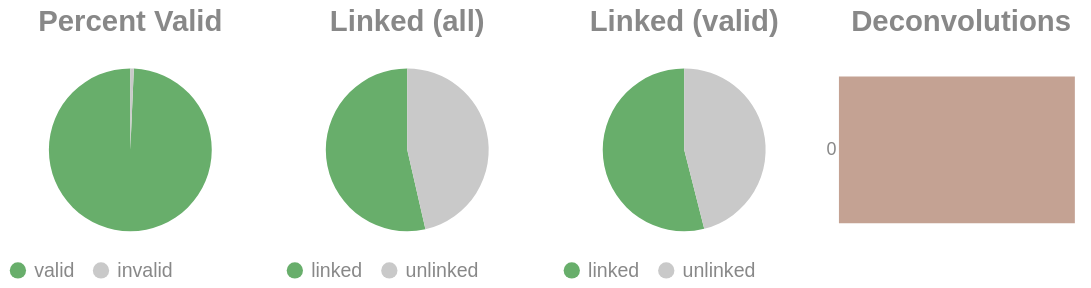

Notebook code for this chart:
### Code cell
if SKIPLR:
    pass
else:
    clash = Counter()
    for i in valids['molecule'].to_list():
        _mol = i.split("-")
        if len(_mol) == 1:
            clash.update('0')
        else:
            clash.update(_mol[-1])

    _d = {"deconvolutions": [], 'count': []}
    for k,v in clash.items():
        _d['deconvolutions'].append(k)
        _d['count'].append(v)

    tot_valid = valids['reads'].sum()
    mask = valids['reads'] >= 2
    n_linked_reads = valids.filter(mask)['reads'].sum()
    if n_linked_reads == 0:
        print_html("No linked molecules (>=2 reads) were detected; skipping linked-only distributions.")
        SKIPLR = True
    else:
        perc_valid = round(tot_valid / n_reads, 4)
        linked_perc_abs = round(n_linked_reads / n_reads, 4)
        linked_perc = round(n_linked_reads / tot_valid, 4)

    _valid = pl.DataFrame({"valids": ['valid', 'invalid'], "count": [tot_valid, n_reads - tot_valid]})
    _linked_abs = pl.DataFrame({"linked (absolute)": ['linked', 'unlinked'], "count": [n_linked_reads, n_reads - n_linked_reads]})
    _linked_rel = pl.DataFrame({"linked (valids)": ['linked', 'unlinked'], "count": [n_linked_reads, tot_valid - n_linked_reads]})

    (
        alt.hconcat(
            piechart(_valid, goodval = 'valid', title = "Percent Valid"),
            piechart(_linked_abs, goodval = "linked", title =  "Linked (all)"),
            piechart(_linked_rel, goodval = "linked", title =  "Linked (valid)"),
            convolutionbar(pl.DataFrame(_d), title = "Deconvolutions"),
            center = True,
            bounds = 'flush'
        )
        .resolve_scale(color='independent')
        .resolve_legend('independent')
        .properties(usermeta={'embedOptions': {"actions": False}})
    ).display()

### Figure 1 — Vega-Lite specification as saved in the notebook (floating-point values rounded to 4 significant figures)
{"width": "container", "height": 400, "config": {"title": {"anchor": "start", "dy": -15, "fontSize": 18, "color": "#888888", "subtitleColor": "#888888", "subtitleFontSize": 14}, "arc": {"fill": "#0072B2"}, "axis": {"domainColor": "#888888", "domainWidth": 0.5, "gridWidth": 0.2, "grid": false, "titleFontWeight": 400, "titleFontSize": 15, "labelFontSize": 11, "labelColor": "#888888", "tickColor": "#888888", "tickWidth": 0.2, "titleColor": "#888888"}, "axisBand": {"grid": false}, "axisX": {"grid": true, "tickSize": 10, "domainCap": "round"}, "axisY": {"domain": false, "grid": true, "tickSize": 0, "domainCap": "round"}, "background": "transparent", "header": {"labelFontSize": 15, "labelColor": "#888888", "titleFontSize": 15, "titleFontWeight": 600, "titleColor": "#888888"}, "legend": {"labelFont": "sans-serif", "labelFontSize": 12, "labelColor": "#888888", "symbolSize": 100, "symbolType": "circle", "titleFontSize": 12, "titlePadding": 10, "titleColor": "#888888", "title": null}, "range": {"category": ["#E69F00", "#56B4E9", "#009E73", "#F0E442", "#0072B2", "#D55E00", "#CC79A7", "#000000"], "diverging": ["#cfe8f3", "#a2d4ec", "#73bfe2", "#46abdb", "#1696d2", "#12719e"]}, "area": {"fill": "#0072B2", "fillOpacity": 0.7, "line": true, "strokeOpacity": 0.7}, "line": {"color": "#0072B2", "stroke": "#0072B2", "strokeWidth": 2}, "trail": {"color": "#0072B2", "stroke": "#0072B2", "strokeWidth": 0, "size": 1}, "point": {"filled": true, "fillOpacity": 1.0, "size": 95}, "text": {"color": "#888888", "fontSize": 11, "align": "right", "fontWeight": 400, "size": 11}, "bar": {"fill": "#0072B2", "stroke": null}, "view": {"stroke": null, "continuousWidth": 660, "continuousHeight": 400}}, "hconcat": [{"data": {"name": "data-38295e9c8e2054f24cedfc590f4eb98e"}, "mark": {"type": "arc"}, "encoding": {"color": {"field": "valids", "legend": {"orient": "bottom", "title": null}, "scale": {"domain": ["valid", "invalid"], "range": ["#68ae6b", "#C9C9C9"]}, "title": "Valids", "type": "nominal"}, "theta": {"field": "count", "type": "quantitative"}, "tooltip": [{"field": "valids", "title": "Valids", "type": "ordinal"}, {"field": "percent", "format": ".2%", "title": "Percent", "type": "quantitative"}, {"field": "count", "title": "Count", "type": "quantitative"}]}, "height": 100, "title": {"text": "Percent Valid", "align": "center", "anchor": "middle"}, "transform": [{"calculate": "datum.count / 6041360", "as": "percent"}], "width": 150}, {"data": {"name": "data-14923f4d4c12bc4a8d5f956f8c58c431"}, "mark": {"type": "arc"}, "encoding": {"color": {"field": "linked (absolute)", "legend": {"orient": "bottom", "title": null}, "scale": {"domain": ["linked", "unlinked"], "range": ["#68ae6b", "#C9C9C9"]}, "title": "Linked (Absolute)", "type": "nominal"}, "theta": {"field": "count", "type": "quantitative"}, "tooltip": [{"field": "linked (absolute)", "title": "Linked (Absolute)", "type": "ordinal"}, {"field": "percent", "format": ".2%", "title": "Percent", "type": "quantitative"}, {"field": "count", "title": "Count", "type": "quantitative"}]}, "height": 100, "title": {"text": "Linked (all)", "align": "center", "anchor": "middle"}, "transform": [{"calculate": "datum.count / 6041360", "as": "percent"}], "width": 150}, {"data": {"name": "data-e5a7b3f7f0c1d28e2438e04a56931846"}, "mark": {"type": "arc"}, "encoding": {"color": {"field": "linked (valids)", "legend": {"orient": "bottom", "title": null}, "scale": {"domain": ["linked", "unlinked"], "range": ["#68ae6b", "#C9C9C9"]}, "title": "Linked (Valids)", "type": "nominal"}, "theta": {"field": "count", "type": "quantitative"}, "tooltip": [{"field": "linked (valids)", "title": "Linked (Valids)", "type": "ordinal"}, {"field": "percent", "format": ".2%", "title": "Percent", "type": "quantitative"}, {"field": "count", "title": "Count", "type": "quantitative"}]}, "height": 100, "title": {"text": "Linked (valid)", "align": "center", "anchor": "middle"}, "transform": [{"calculate": "datum.count / 5999681", "as": "percent"}], "width": 150}, {"data": {"name": "data-2ea08843984303f2fc8c875c3962b60e"}, "mark": {"type": "bar"}, "encoding": {"color": {"field": "deconvolutions", "legend": null, "scale": {"scheme": "lightgreyred"}, "type": "nominal"}, "tooltip": [{"field": "deconvolutions", "title": "Deconvolutions", "type": "ordinal"}, {"field": "percent", "format": ".2%", "title": "Percent", "type": "quantitative"}, {"field": "count", "title": "Count", "type": "quantitative"}], "x": {"axis": null, "field": "count", "type": "quantitative"}, "y": {"field": "deconvolutions", "sort": "ascending", "title": null, "type": "nominal"}}, "height": 100, "title": {"text": "Deconvolutions", "align": "center", "anchor": "middle"}, "transform": [{"calculate": "datum.count / 3861973", "as": "percent"}], "width": 150}], "bounds": "flush", "center": true, "resolve": {"legend": {"angle": "independent"}, "scale": {"color": "independent"}}, "usermeta": {"embedOptions": {"actions": false}}, "$schema": "https://vega.github.io/schema/vega-lite/v6.1.0.json", "datasets": {"data-38295e9c8e2054f24cedfc590f4eb98e": [{"valids": "valid", "count": 5999681}, {"valids": "invalid", "count": 41679}], "data-14923f4d4c12bc4a8d5f956f8c58c431": [{"linked (absolute)": "linked", "count": 3237399}, {"linked (absolute)": "unlinked", "count": 2803961}], "data-e5a7b3f7f0c1d28e2438e04a56931846": [{"linked (valids)": "linked", "count": 3237399}, {"linked (valids)": "unlinked", "count": 2762282}], "data-2ea08843984303f2fc8c875c3962b60e": [{"deconvolutions": "0", "count": 3861973}]}}
